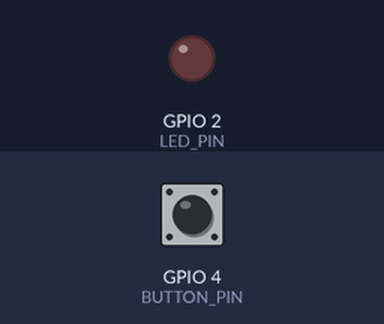
Simulated run of this sketch. Board: ESP32. On the bench: output pins drawn as LEDs (lit = HIGH). The inputs (shaded band) are chosen by the test bench; at power-on: GPIO 4 (BUTTON_PIN) HIGH.

Above: at 1.2 s.
1.3 s: GPIO 4 (BUTTON_PIN) pulled LOW for 0.15 s
At 1.37 s:
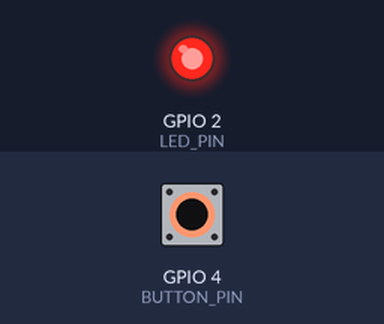
2.9 s: GPIO 4 (BUTTON_PIN) pulled LOW for 3.2 s
At 7.4 s:
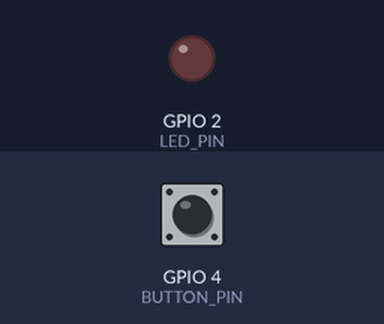
Timing chart, 0 to 8.9 s (numbered marks = the images above; inputs shaded):
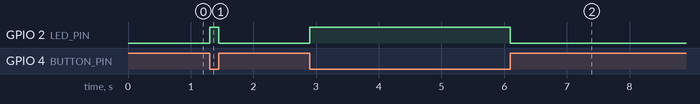

The sketch:

first_stepss.ino
```cpp
#include <Arduino.h>

const int LED_PIN = 2;
const int BUTTON_PIN = 4;

void setup() {
  pinMode(LED_PIN, OUTPUT);
  pinMode(BUTTON_PIN, INPUT_PULLUP);
}

void loop() {
  if (digitalRead(BUTTON_PIN) == LOW) {
    digitalWrite(LED_PIN, HIGH);
  } else {
    digitalWrite(LED_PIN, LOW);
  }
}
```

Measured:
- after the input at 1.3 s, GPIO 2 (LED_PIN): LOW → HIGH at once, → LOW 0.15 s later
- after the input at 2.9 s, GPIO 2 (LED_PIN): LOW → HIGH at once, → LOW 3.2 s later
